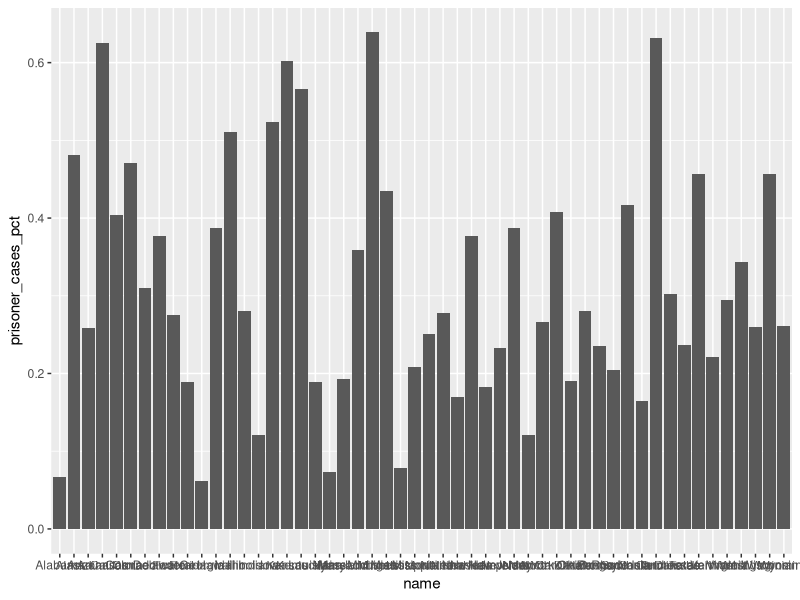

Reproduce this figure in R.
library(readr)
library(tidyverse)


covid_prison_rates <- read_csv("covid_prison_rates.csv")


covid <- covid_prison_rates %>%
  select(name, prisoner_cases_pct) %>%
  arrange(desc(prisoner_cases_pct)) %>% 
  ggplot(aes(x = name, y = prisoner_cases_pct)) +
  geom_col()